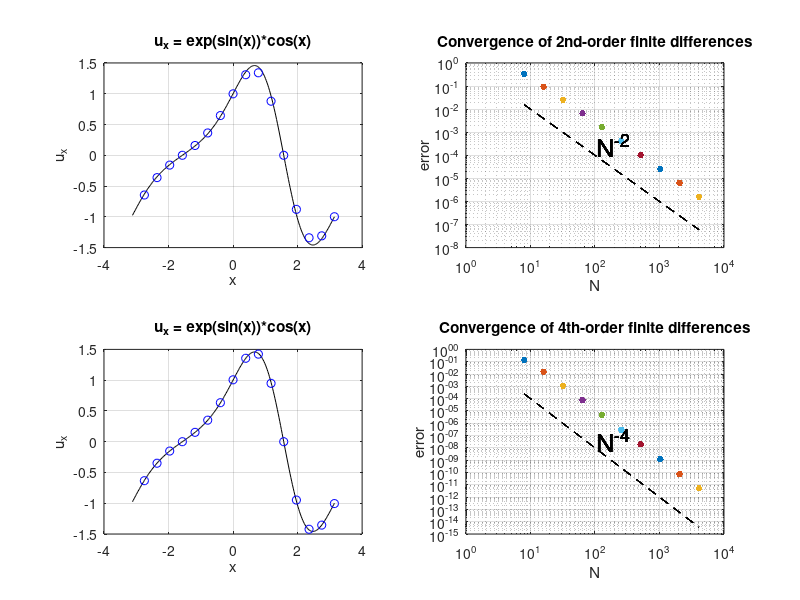

Recreate this plot in MATLAB.
%% Oringial function and mesh.
Nvec = 2.^(3 : 12);

%% Differentiation matrix for central difference formula
for N = Nvec
    h = 2*pi/N;
    x = -pi + (1:N)' * h;
    u = exp(sin(x));
    uprime = cos(x).*u;
    %% MOST INTERESTING CODE.
    % Construct 2nd-order differentiation matrix
    c = [0, -1/2, zeros(1,N-3), 1/2]';
    r = [c(1); flipud(c(2:end))];
    D2 = (1/h)*toeplitz(c,r);
    
    % Construct 4th-order differentiation matrix
    c = [0, -2/3, 1/12, zeros(1,N-5),  -1/12, 2/3]';
    r = [c(1); flipud(c(2:end))];
    % D4 = (1/h)*toeplitz(c,r);
    D4 = (1/h)*toeplitz(c, c([1, end:-1:2]));
    %%
    % Compute the error of the numerical derivative
    % 2nd-order approximation
    %% MOST INTERESTING CODE.
    error1 = norm(D2*u - uprime, inf);   % Inf-norm takes the maximum value.
    %% 
    subplot(2,2,2)
    loglog(N, error1, '.', 'markersize', 15),  hold on
    grid on, xlabel N, ylabel error
    title('Convergence of 2nd-order finite differences');
    semilogy(Nvec,Nvec.^(-2), 'k--');
    text(105, 3e-4, 'N^{-2}', 'fontsize', 18);
    
    % 4th-order approximation
    %% MOST INTERESTING CODE.
    error2 = norm(D4*u - uprime, inf);
    %%
    subplot(2,2,4)
    loglog(N, error2, '.', 'markersize', 15), hold on
    grid on; xlabel N; ylabel error
    title('Convergence of 4th-order finite differences');
    semilogy(Nvec,Nvec.^(-4), 'k--');
    text(105, 5e-8, 'N^{-4}', 'fontsize', 18);
    
    if N == 2^4
        R2 = D2; x2 = x; v2 = u;
        R4 = D4; x4 = x; v4 = u;
    end
end

%% 
subplot(2,2,1)
N = 2^8; h = 2*pi/N;
xx = -pi + (1:N)' * h;
f = exp(sin(xx)).*cos(xx);
plot(xx,f,'k-', x2, R2*v2,'bo'), grid on
xlabel x, ylabel u_x
title('u_x = exp(sin(x))*cos(x)')
subplot(2,2,3)
plot(xx,f,'k-', x4, R4*v4,'bo'), grid on
xlabel x, ylabel u_x
title('u_x = exp(sin(x))*cos(x)')